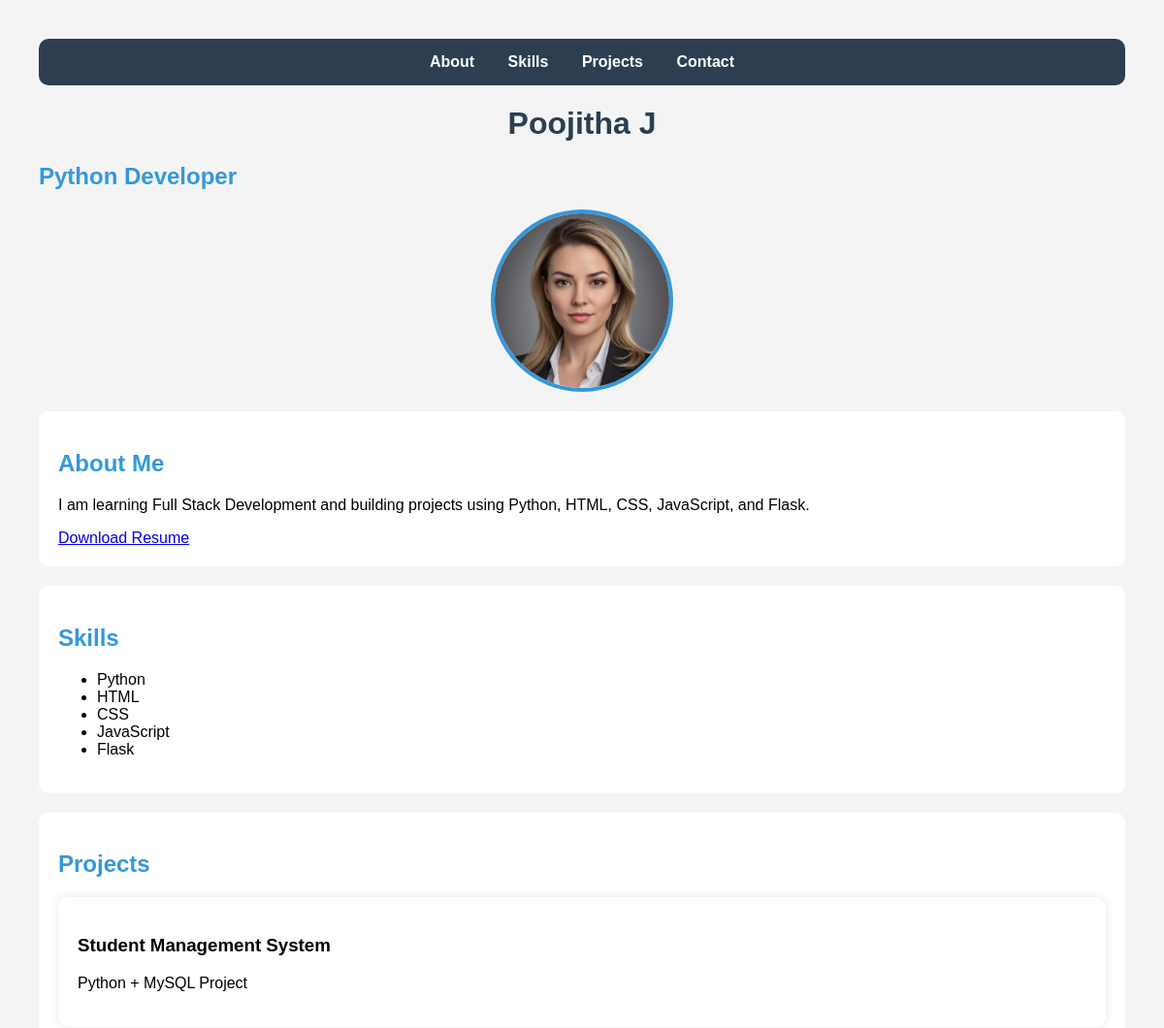
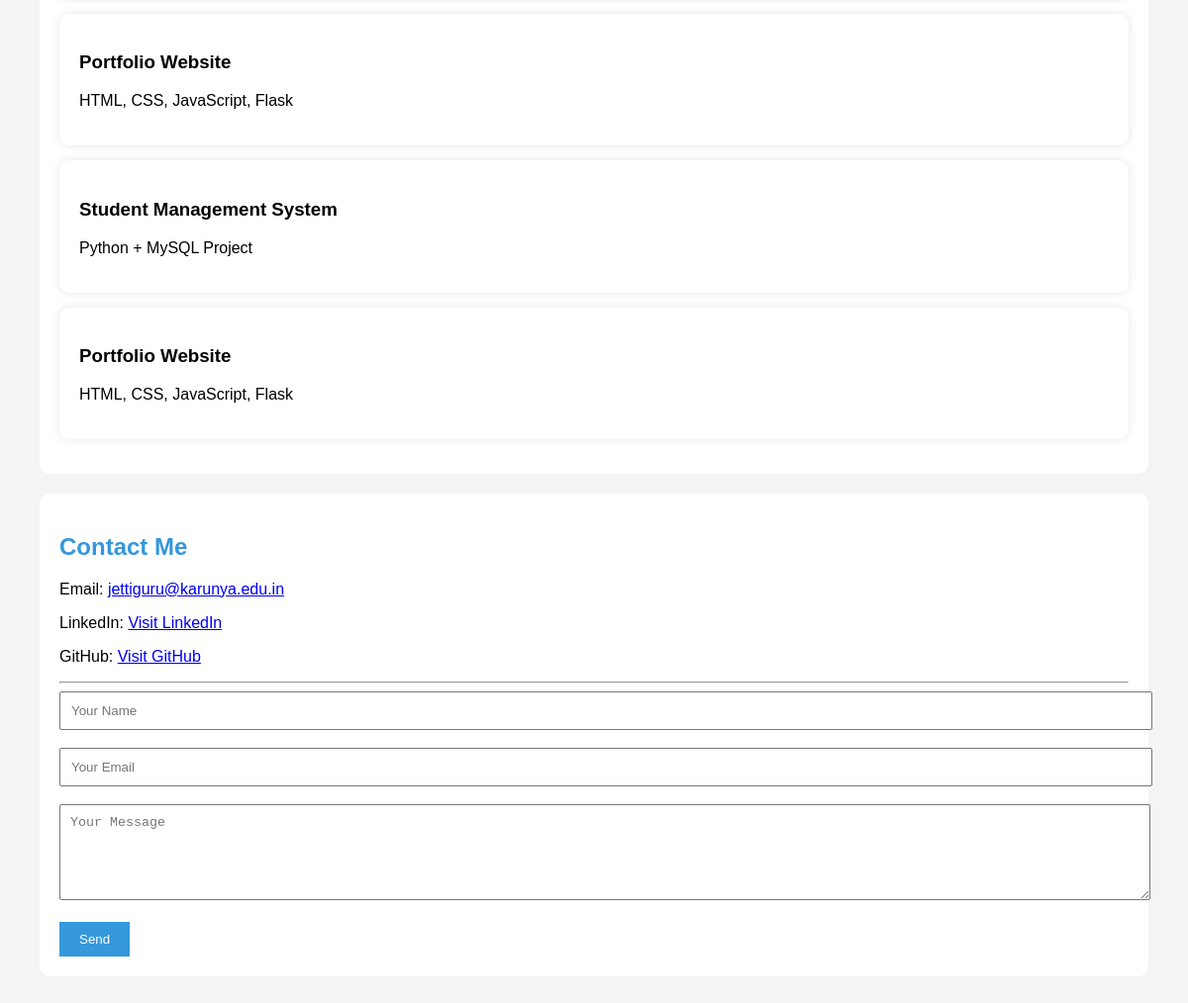
The page / on the database its author committed (2 pictures, top to bottom).
### tables this page shows
CREATE TABLE projects (
    id INTEGER PRIMARY KEY AUTOINCREMENT,
    title TEXT,
    description TEXT
);

### app.py (the view, shortened to what this page needs)
@app.route('/', methods=['GET', 'POST'])
def home():
    conn = sqlite3.connect('portfolio.db')
    cursor = conn.cursor()
    cursor.execute("SELECT title, description FROM projects")
    projects = cursor.fetchall()
    conn.close()
    return render_template('index.html', projects=projects)

### templates/index.html (shortened to what this page needs)
<!DOCTYPE html>
<html lang="en">
<head>
    <link rel="stylesheet" href="{{ url_for('static', filename='style.css') }}">
</head>
<body>
    <nav>
        <a href="#about">About</a>
        <a href="#skills">Skills</a>
        <a href="#projects">Projects</a>
        <a href="#contact">Contact</a>
    </nav>
    <h1>Poojitha J</h1>
    <h2>Python Developer</h2>
    <img src="{{ url_for('static', filename='images/profile.png') }}" alt="Profile Photo" class="profile-pic">
    <section id="about">
        <h2>About Me</h2>
        <p>
            I am learning Full Stack Development and building projects
            using Python, HTML, CSS, JavaScript, and Flask.
        </p>
        <a href="{{ url_for('static', filename='files/resume.pdf') }}" download>
           Download Resume
        </a>
    </section>
    <section id="skills">
        <h2>Skills</h2>
        <ul>
            <li>Python</li>
            <li>HTML</li>
            <li>CSS</li>
            <li>JavaScript</li>
            <li>Flask</li>
        </ul>
    </section>
   <section id="projects">
        <h2>Projects</h2>
        {% for project in projects %}
        <div class="project-card">
            <h3>{{ project[0] }}</h3>
            <p>{{ project[1] }}</p>
        </div>
        {% endfor %}
</section>
 <section id="contact">
    <h2>Contact Me</h2>
       <p>
            Email:
            <a href="mailto:jettiguru@karunya.edu.in">
                jettiguru@karunya.edu.in
            </a>
        </p>
    <p>
        LinkedIn:
        <a href="https://www.linkedin.com/in/guru-poojitha-jetti-798a0832b/" target="_blank">
            Visit LinkedIn
        </a>
    </p>
    <p>
        GitHub:
        <a href="https://github.com/jettigurupoojitha-07" target="_blank">
            Visit GitHub
        </a>
    </p>
    <hr>
    <form method="POST">
        <input type="text" name="name" placeholder="Your Name" required>
        <br><br>
        <input type="email" name="email" placeholder="Your Email" required>
        <br><br>
        <textarea name="message" placeholder="Your Message" rows="5" required></textarea>
        <br><br>
        <button type="submit">Send</button>
    </form>
</section>
</body>
</html>

### static/style.css (style rules this page uses)
nav { background: #2c3e50; padding: 15px; text-align: center; border-radius: 10px; }
nav a { color: white; text-decoration: none; margin: 15px; font-weight: bold; }
body { font-family: Arial, sans-serif; background-color: #f4f4f4; margin: 40px; }
h1 { text-align: center; color: #2c3e50; }
h2 { color: #3498db; }
section { background: white; padding: 20px; margin-bottom: 20px; border-radius: 10px; }
.profile-pic { width: 180px; height: 180px; border-radius: 50%; display: block; margin: 20px auto; object-fit: cover; border: 4px solid #3498db; }
input, textarea { width: 100%; padding: 10px; }
button { background: #3498db; color: white; border: none; padding: 10px 20px; cursor: pointer; }
.project-card { background:white; padding:20px; margin:15px 0; border-radius:10px; box-shadow:0 0 10px rgba(0,0,0,0.1); }

### rows shown on the page
projects: title "Student Management System", description "Python + MySQL Project"
projects: title "Portfolio Website", description "HTML, CSS, JavaScript, Flask"
projects: title "Student Management System", description "Python + MySQL Project"
projects: title "Portfolio Website", description "HTML, CSS, JavaScript, Flask"
